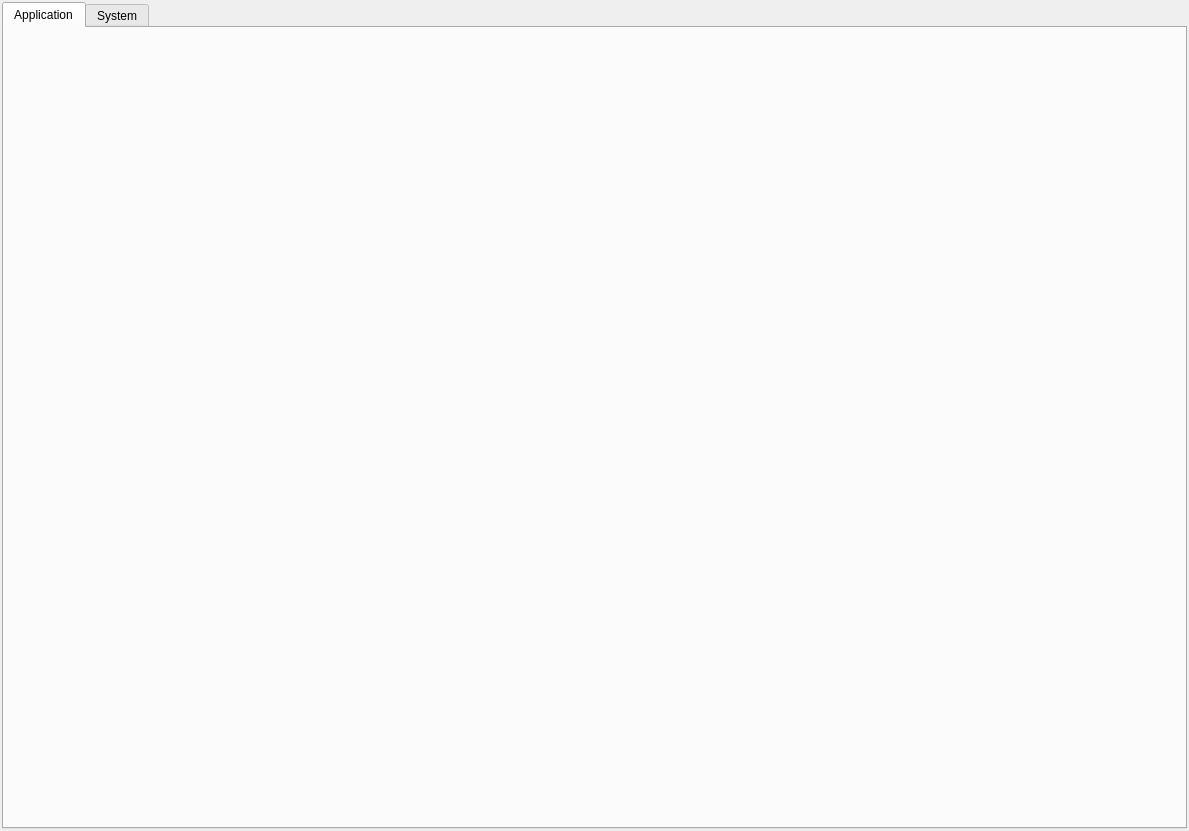
<?xml version="1.0" encoding="UTF-8"?>
<ui version="4.0">
 <class>SystemEventWidget</class>
 <widget class="QWidget" name="SystemEventWidget">
  <property name="geometry">
   <rect>
    <x>0</x>
    <y>0</y>
    <width>1189</width>
    <height>831</height>
   </rect>
  </property>
  <property name="windowTitle">
   <string>EventsViewWidget</string>
  </property>
  <layout class="QVBoxLayout" name="verticalLayout_3">
   <property name="leftMargin">
    <number>2</number>
   </property>
   <property name="topMargin">
    <number>2</number>
   </property>
   <property name="rightMargin">
    <number>2</number>
   </property>
   <property name="bottomMargin">
    <number>2</number>
   </property>
   <item>
    <widget class="QTabWidget" name="tabWidget">
     <property name="currentIndex">
      <number>0</number>
     </property>
     <widget class="QWidget" name="tab">
      <attribute name="title">
       <string>Application</string>
      </attribute>
      <layout class="QVBoxLayout" name="verticalLayout_2">
       <property name="leftMargin">
        <number>2</number>
       </property>
       <property name="topMargin">
        <number>2</number>
       </property>
       <property name="rightMargin">
        <number>2</number>
       </property>
       <property name="bottomMargin">
        <number>2</number>
       </property>
       <item>
        <widget class="SystemEventPageWidget" name="applicationEventsWidget" native="true"/>
       </item>
      </layout>
     </widget>
     <widget class="QWidget" name="tab_2">
      <attribute name="title">
       <string>System</string>
      </attribute>
      <layout class="QVBoxLayout" name="verticalLayout">
       <property name="leftMargin">
        <number>2</number>
       </property>
       <property name="topMargin">
        <number>2</number>
       </property>
       <property name="rightMargin">
        <number>2</number>
       </property>
       <property name="bottomMargin">
        <number>2</number>
       </property>
       <item>
        <widget class="SystemEventPageWidget" name="systemEventsWidget" native="true"/>
       </item>
      </layout>
     </widget>
    </widget>
   </item>
  </layout>
 </widget>
 <layoutdefault spacing="6" margin="11"/>
 <customwidgets>
  <customwidget>
   <class>SystemEventPageWidget</class>
   <extends>QWidget</extends>
   <header>systemeventpagewidget.h</header>
   <container>1</container>
  </customwidget>
 </customwidgets>
 <resources/>
 <connections/>
</ui>
